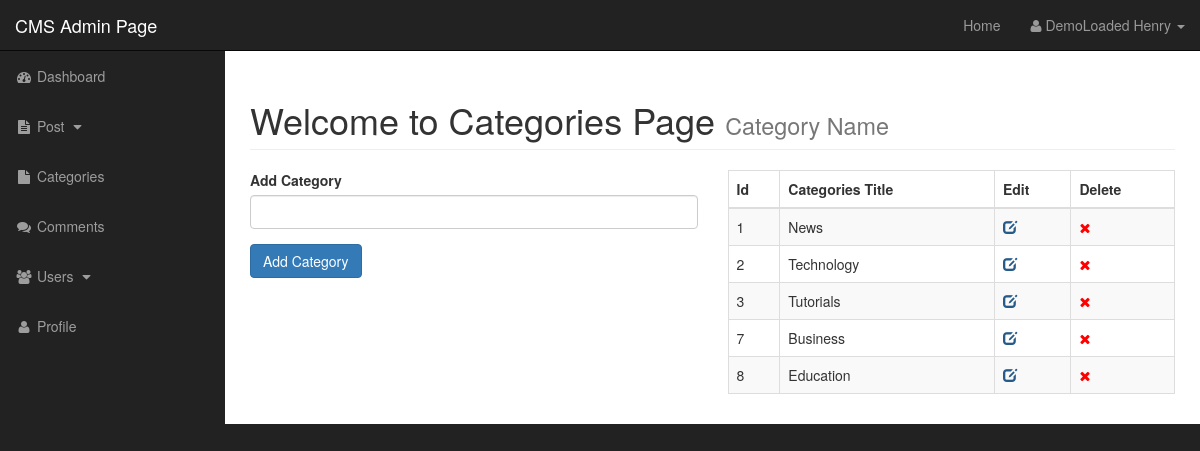
/admin/categories.php (signed in), run on the app's committed database.
### tables this page shows
CREATE TABLE `categories` (
  `cat_id` int(11) NOT NULL,
  `cat_title` varchar(255) NOT NULL
);

### admin/categories.php (the view, shortened to what this page needs)
<?php include 'includes/admin_header.php';
?>
    <div id="wrapper">
       <?php include 'includes/admin_navbar.php';?>
        <div id="page-wrapper">
            <div class="container-fluid">
                <div class="row">
                    <div class="col-lg-12">
                        <h1 class="page-header">
                            Welcome to Categories Page
                            <small>Category Name</small>
                        </h1>
                    </div>
                </div>
                <div class="row">
                    <div class="col-xs-6">
                            <form method="POST" action="" role="form">
                                <div class="form-group">
                                <label for="cat_title">Add Category</label>
                                <input type="text" name="cat_title"  class="form-control">
                                </div>
                                <div class="form-group">
                                <button type="submit" name="submit" class="btn btn-primary">Add Category</button>
                                </div>
                            </form>
                 </div>
                    <div class="col-xs-6">
                    <div class="table-responsive">
                        <table class="table table-bordered table-striped table-hover">
                            <thead>
                            <tr>
                                <th>Id</th>
                                <th>Categories Title</th>
                                <th>Edit</th>
                                <th>Delete</th>
                            </tr>
                            </thead>
                            <tbody>
                            <?php
$query = "SELECT * FROM categories";
$run_query = mysqli_query($con, $query);
while ($row = mysqli_fetch_array($run_query)) {
	$cat_id = $row['cat_id'];
	$cat_title = $row['cat_title'];
	?><tr>
                                <td><?php echo $cat_id; ?></td>
                                <td><?php echo $cat_title; ?></td>
                                <td><a href="categories.php?edit=<?php echo $cat_id; ?>"><span class="glyphicon glyphicon-edit" style="color: #265a88;"></span></a></td>
                                <td><a href="categories.php?del=<?php echo $cat_id; ?>"><i class="fa fa-times" style="color: red;"></i></a></td>
                            </tr>
                                 <?php
}
?>
                            </tbody>
                        </table>
                    </div>
                    </div>
                </div>
            </div>
        </div>
    </div>
</body>
</html>

### admin/css/sb-admin.css (style rules this page uses)
body { margin-top: 100px; background-color: #222; }
@media (min-width:768px) { body { margin-top: 50px; } }
#wrapper { padding-left: 0; }
#page-wrapper { width: 100%; padding: 0; background-color: #fff; }
@media (min-width:768px) { #wrapper { padding-left: 225px; } }
@media (min-width:768px) { #page-wrapper { padding: 10px; } }

### data on the page
categories: cat_id "1", cat_title "News"
categories: cat_id "2", cat_title "Technology"
categories: cat_id "3", cat_title "Tutorials"
categories: cat_id "7", cat_title "Business"
categories: cat_id "8", cat_title "Education"

### other printed values
$_SESSION['firstname'] "DemoLoaded"
$_SESSION['lastname'] "Henry"
